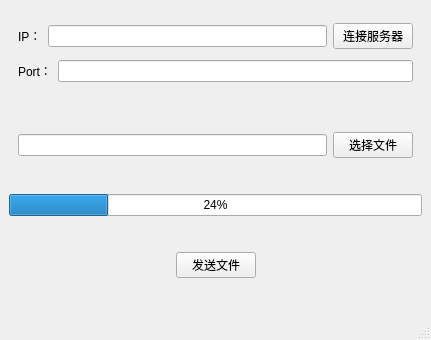
<?xml version="1.0" encoding="UTF-8"?>
<ui version="4.0">
 <class>MainWindow</class>
 <widget class="QMainWindow" name="MainWindow">
  <property name="geometry">
   <rect>
    <x>0</x>
    <y>0</y>
    <width>431</width>
    <height>340</height>
   </rect>
  </property>
  <property name="windowTitle">
   <string>MainWindow</string>
  </property>
  <widget class="QWidget" name="centralwidget">
   <layout class="QVBoxLayout" name="verticalLayout_2">
    <item>
     <widget class="QWidget" name="widget" native="true">
      <layout class="QVBoxLayout" name="verticalLayout">
       <item>
        <layout class="QHBoxLayout" name="horizontalLayout">
         <item>
          <widget class="QLabel" name="label">
           <property name="text">
            <string>IP：</string>
           </property>
          </widget>
         </item>
         <item>
          <widget class="QLineEdit" name="IP"/>
         </item>
         <item>
          <widget class="QPushButton" name="btn_connectServer">
           <property name="text">
            <string>连接服务器</string>
           </property>
          </widget>
         </item>
        </layout>
       </item>
       <item>
        <layout class="QHBoxLayout" name="horizontalLayout_2">
         <item>
          <widget class="QLabel" name="label_2">
           <property name="text">
            <string>Port：</string>
           </property>
          </widget>
         </item>
         <item>
          <widget class="QLineEdit" name="Port"/>
         </item>
        </layout>
       </item>
      </layout>
     </widget>
    </item>
    <item>
     <widget class="QWidget" name="widget_2" native="true">
      <layout class="QHBoxLayout" name="horizontalLayout_3">
       <item>
        <widget class="QLineEdit" name="filePath"/>
       </item>
       <item>
        <widget class="QPushButton" name="btn_selFile">
         <property name="text">
          <string>选择文件</string>
         </property>
        </widget>
       </item>
      </layout>
     </widget>
    </item>
    <item>
     <widget class="QProgressBar" name="progressBar">
      <property name="value">
       <number>24</number>
      </property>
     </widget>
    </item>
    <item>
     <widget class="QWidget" name="widget_3" native="true">
      <layout class="QHBoxLayout" name="horizontalLayout_4">
       <item>
        <spacer name="horizontalSpacer">
         <property name="orientation">
          <enum>Qt::Horizontal</enum>
         </property>
         <property name="sizeHint" stdset="0">
          <size>
           <width>149</width>
           <height>20</height>
          </size>
         </property>
        </spacer>
       </item>
       <item>
        <widget class="QPushButton" name="btn_sendFile">
         <property name="text">
          <string>发送文件</string>
         </property>
        </widget>
       </item>
       <item>
        <spacer name="horizontalSpacer_2">
         <property name="orientation">
          <enum>Qt::Horizontal</enum>
         </property>
         <property name="sizeHint" stdset="0">
          <size>
           <width>148</width>
           <height>20</height>
          </size>
         </property>
        </spacer>
       </item>
      </layout>
     </widget>
    </item>
   </layout>
  </widget>
  <widget class="QMenuBar" name="menubar">
   <property name="geometry">
    <rect>
     <x>0</x>
     <y>0</y>
     <width>431</width>
     <height>21</height>
    </rect>
   </property>
  </widget>
  <widget class="QStatusBar" name="statusbar"/>
 </widget>
 <resources/>
 <connections/>
</ui>
